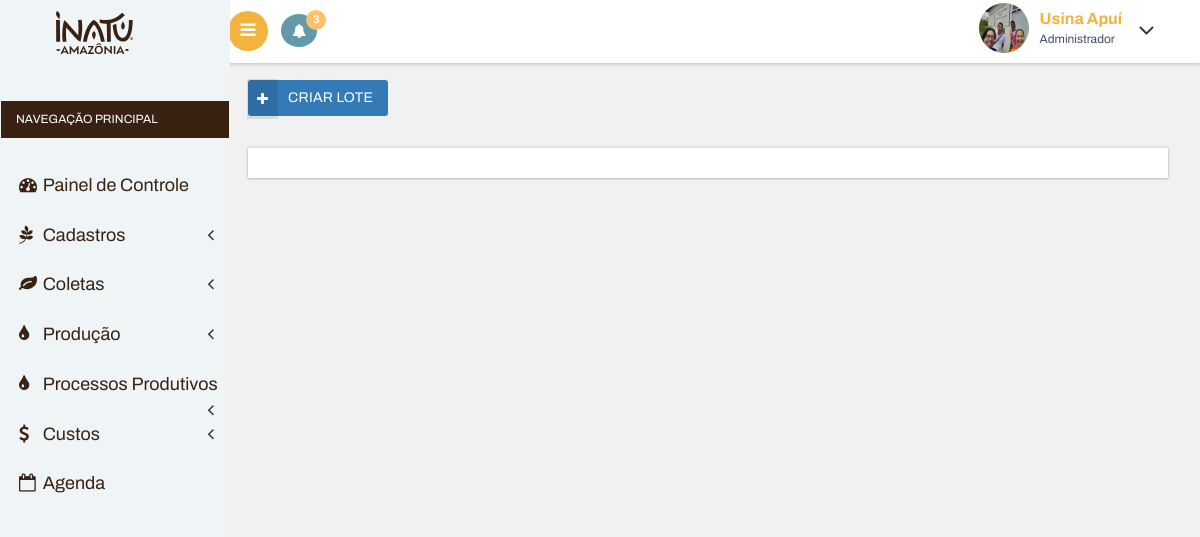
/imobiliaria/sistema/painel/index.php?pagina=lote (signed in), run on the app's committed database.
### tables this page shows
CREATE TABLE `usuarios` (
  `id` int(11) NOT NULL,
  `nome` varchar(50) NOT NULL,
  `cpf` varchar(20) NOT NULL,
  `email` varchar(50) NOT NULL,
  `senha_crip` varchar(150) NOT NULL,
  `senha` varchar(25) NOT NULL,
  `nivel` varchar(25) NOT NULL,
  `foto` varchar(100) NOT NULL,
  `id_func` int(11) NOT NULL,
  `ativo` varchar(5) NOT NULL
);

### imobiliaria/sistema/painel/lote.php (the view, shortened to what this page needs)
 <button onclick="inserir()" type="button" class="btn btn-primary btn-flat btn-pri"><i class="fa fa-plus" aria-hidden="true"></i> Criar Lote</button>
<div class="bs-example widget-shadow" style="padding:15px" id="listar">
</div>

### imobiliaria/sistema/painel/index.php (shortened to what this page needs)
<?php
require_once("../conexao.php");
$id_usuario = @$_SESSION['id_usuario'];
$query = $pdo->query("SELECT * FROM usuarios WHERE id = '$id_usuario'");
$res = $query->fetchAll(PDO::FETCH_ASSOC);
$total_reg = @count($res);
if($total_reg > 0){
	$nome_user = $res[0]['nome'];
	$foto_usu = $res[0]['foto'];
	$nivel_usu = $res[0]['nivel'];
}
if( @$_GET['pagina'] == ""){
	$pagina = 'home';
}else{
	$pagina = @$_GET['pagina'];
}
?>
<!DOCTYPE HTML>
<html>
<head>
	<link href="css/bootstrap.css" rel='stylesheet' type='text/css' />
	<link href="css/style.css" rel='stylesheet' type='text/css' />
	<link href="css/font-awesome.css" rel="stylesheet">
	<link href='css/SidebarNav.min.css' media='all' rel='stylesheet' type='text/css'/>
	<link rel="stylesheet" href="css/monthly.css">
	<link href="css/custom.css" rel="stylesheet">
	<link href="css/owl.carousel.css" rel="stylesheet">
	<link rel="stylesheet" type="text/css" href="DataTables/datatables.min.css"/>
	<link href="https://cdn.jsdelivr.net/npm/select2@4.1.0-rc.0/dist/css/select2.min.css" rel="stylesheet" />
</head>
<body class="cbp-spmenu-push">
	<div class="main-content">
		<div class="cbp-spmenu cbp-spmenu-vertical cbp-spmenu-left" id="cbp-spmenu-s1">
			<aside class="sidebar-left">
				<nav class="navbar navbar-inverse">
					<div class="navbar-header">
						<h1><a class="navbar-brand" href="index.html"><span class="dashboard_text"><img src="../imagens/logom.svg" alt="" width="50%" style="position:relative; right: 5px; bottom: 20px; top: 0px;"></span></a></h1>
					</div>
					<div class="collapse navbar-collapse" id="bs-example-navbar-collapse-1">
						<ul class="sidebar-menu">
							<li class="header">NAVEGAÇÃO PRINCIPAL</li>
							<br>
							<li class="treeview">
								<a href="./">
									<i class="fa fa-dashboard"></i> <span>Painel de Controle</span>
								</a>
							</li>
							<li class="treeview">
								<a href="#">
									<i class="fa fa-pagelines"></i>
									<span>Cadastros</span>
									<i class="fa fa-angle-left pull-right"></i>
								</a>
							</li>
							<li class="treeview">
									<a href="#">
										<i class="fa fa-leaf"></i>
										<span>Coletas</span>
										<i class="fa fa-angle-left pull-right"></i>
									</a>
								</li>
								<li class="treeview">
									<a href="#">
										<i class="fa fa-tint"></i>
										 <span>Produção</span>
										<i class="fa fa-angle-left pull-right"></i>
									</a>
								</li>
								<li class="treeview">
									<a href="#">
										<i class="fa fa-tint"></i>
										 <span>Processos Produtivos</span>
										<i class="fa fa-angle-left pull-right"></i>
									</a>
								</li>
								<li class="treeview">
									<a href="#">
										<i class="fa fa-dollar"></i>
										 <span>Custos</span>
										<i class="fa fa-angle-left pull-right"></i>
									</a>
								</li>
							<li class="treeview">
								<a href="index.php?pagina=agenda">
									<i class="fa fa-calendar-o"></i> <span>Agenda</span>
								</a>
							</li>
						</nav>
					</aside>
				</div>
				<div class="sticky-header header-section ">
					<div class="header-left">
						<button id="showLeftPush"><i class="fa fa-bars"></i></button>
						<div class="profile_details_left">
							<ul class="nofitications-dropdown">
								<?php
								$query2 = $pdo->query("SELECT * FROM tarefas where status = 'Agendada' and usuario = '$id_usuario' order by data asc, hora asc ");
								$res2 = $query2->fetchAll(PDO::FETCH_ASSOC);
								$tarefasPendentes_taref = @count($res2);
								 ?>
								<li class="dropdown head-dpdn">
									<a href="#" class="dropdown-toggle" data-toggle="dropdown" aria-expanded="false"><i class="fa fa-bell"></i><span class="badge blue1"><?php echo $tarefasPendentes_taref ?></span></a>
								</li>
							</ul>
						</div>
						<div class="clearfix"> </div>
					</div>
					<div class="header-right">
						<div class="profile_details">
							<ul>
								<li class="dropdown profile_details_drop">
									<a href="#" class="dropdown-toggle" data-toggle="dropdown" aria-expanded="false">
										<div class="profile_img">
											<span class="prfil-img"><img src="images/perfil/<?php echo $foto_usu ?>" alt="" width="50px" height="50px"> </span>
											<div class="user-name">
												<p><?php echo $nome_user ?></p>
												<span><?php echo $nivel_usu ?></span>
											</div>
											<i class="fa fa-angle-down lnr"></i>
											<div class="clearfix"></div>
										</div>
									</a>
								</li>
							</ul>
						</div>
						<div class="clearfix"> </div>
					</div>
					<div class="clearfix"> </div>
				</div>
				<div id="page-wrapper">
					<?php
						require_once($pagina.'.php');
					?>
			</div>
</body>
</html>

### imobiliaria/sistema/painel/css/custom.css (style rules this page uses)
#page-wrapper { padding:5em 2em 2.5em; background-color: #F1F1F1; }

### data on the page
usuarios: foto (picture), nome "Usina Apuí", nivel "Administrador"

### other printed values
$tarefasPendentes_taref "3"
